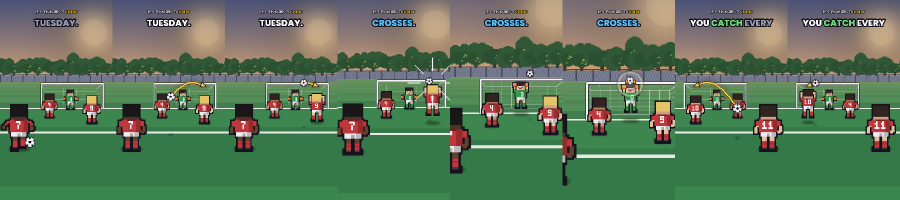
#> input picture ep6/crosses3.png, 1800 x 400 px (shown at 1/2 size)
$ python -i ep6x.py   (imports and definitions only)
#> lines starting #> are read from the running program, lines starting #| are printed output that depends on the picture; after the words box and inside, x2 and y2 are one past the last pixel; in counts of white or black regions, pixels touching at a corner belong together
### ep6/src/persp.py
"""Perspective match engine (EP6+): golden-hour pitch, 3D goal, world-space players, ball arcs.
World: X metres right, Z metres away from the camera, Y metres up."""
import math, random
from style import *

def mix(c1, c2, t):
    return tuple(int(lerp(a, b, clamp(t))) for a, b in zip(c1, c2))


# [7 lines left out: function glow, not called in this run]


HOR = 470          # horizon on screen
FOC = 900.0        # focal length (px)


class Cam:
    def __init__(self, camX=0.0, camH=1.7, hor=HOR, f=FOC):
        self.camX, self.camH, self.hor, self.f = camX, camH, hor, f

    def p(self, X, Z, Y=0.0):
        Z = max(Z, 0.05)
        return FW / 2 + (X - self.camX) * self.f / Z, self.hor + (self.camH - Y) * self.f / Z

    def k(self, Z):
        return self.f / max(Z, 0.05)


_c = {}

SKY_T, SKY_B = (52, 70, 128), (246, 182, 112)


# [84 lines left out: functions _fan, backdrop, _ads, not called in this run]


GRASS_A, GRASS_B = (42, 150, 72), (36, 132, 60)     # saturated green, like the reference
LINE = (240, 244, 236)


# [113 lines left out: functions pitch_near, pitch_persp, goal3d, sprite_at, ground_shadow, ball_at, not called in this run]


def arc(P0, P1, apex=1.0, curve=0.0, n=40):
    """world points of a shot: P=(X,Z,Y); apex extra height; curve = sideways bend (m)"""
#> called with P0 = (1.45, 7.4, 0.3), P1 = (-1.6, 14, 1.25), apex = 0.7, curve = 0, n = 40
    pts = []
    for i in range(n + 1):
        a = i / n
        X = lerp(P0[0], P1[0], a) + curve * math.sin(a * math.pi)
        Z = lerp(P0[1], P1[1], a)
        Y = lerp(P0[2], P1[2], a) + apex * math.sin(a * math.pi)
        pts.append((X, Z, Y))
    return pts


# [27 lines left out: functions at, dotted_path, not called in this run]


def _xzy(p):
    return p[0], p[1], p[2]


def ring_on_grass(img, cam, X, Z, r=0.8, col=(250, 206, 40), w=4):
    pts = [cam.p(X + r * math.cos(a), Z + r * 0.6 * math.sin(a)) for a in np.linspace(0, math.tau, 40)]
    ImageDraw.Draw(img).line(pts, fill=col, width=w)


# [126 lines left out: functions scoreboard, keeper_world, ball_trail, pretty_arc, not called in this run]

### ep6/src/style.py
"""'remi_sport' style engine for From Zero to Legend (EP5 on).
Tiny pixel sprites (18x30) scaled up with NEAREST, 1-px dark outline, one shadow tone;
smooth simple backgrounds; glow/impact FX; big Poppins captions."""
import math, random
import numpy as np
from PIL import Image, ImageDraw, ImageFilter, ImageFont, ImageChops

FW, FH, FPS = 720, 1280, 30
FONTDIR = "/tmp/claude-0/-home-user--/67093071-fe87-56fe-a818-3433aa12d626/scratchpad/fonts/"
OL = (22, 18, 28)

SKIN = {"light": ((240, 196, 160), (214, 164, 128)), "tan": ((205, 150, 110), (176, 122, 86)),
        "brown": ((150, 98, 66), (120, 74, 48)), "dark": ((104, 66, 46), (82, 50, 34)),
        "old": ((236, 192, 158), (206, 164, 132))}
HAIR = {"dark": (52, 36, 30), "black": (26, 22, 24), "blond": (240, 204, 96), "ginger": (214, 104, 40),
        "white": (240, 240, 246), "brown": (110, 70, 40), "grey": (150, 150, 160)}


def clamp(x, a=0.0, b=1.0):
    return max(a, min(b, x))


def lerp(a, b, t):
    return a + (b - a) * t


def ease_out(t):
    t = clamp(t)
    return 1 - (1 - t) ** 3


def ease_in_out(t):
    t = clamp(t)
    return t * t * (3 - 2 * t)


def spring(t, k=12.0, damp=6.0):
    return 0.0 if t <= 0 else 1 - math.exp(-damp * t) * math.cos(k * t)


def shade(c, k=0.78):
    return tuple(int(v * k) for v in c)


# ------------------------------------------------------------------ sprites
class Kit:
    # [4 lines left out: function __init__, not called in this run]


DIGITS = {  # 3x5 pixel digits
    "0": ["111", "101", "101", "101", "111"], "1": ["010", "110", "010", "010", "111"],
    "2": ["111", "001", "111", "100", "111"], "3": ["111", "001", "111", "001", "111"],
    "4": ["101", "101", "111", "001", "001"], "5": ["111", "100", "111", "001", "111"],
    "6": ["111", "100", "111", "101", "111"], "7": ["111", "001", "010", "010", "010"],
    "8": ["111", "101", "111", "101", "111"], "9": ["111", "101", "111", "001", "111"],
}


# [271 lines left out: functions _num, outline, person, grandad, cane, ball_sprite, not called in this run]


def big(sprite, scale):
    return sprite.resize((sprite.width * scale, sprite.height * scale), Image.NEAREST)


# [25 lines left out: functions paste, shadow, hero, not called in this run]


def mason(**kw):
    return person(Kit((210, 52, 56), (245, 245, 250), (210, 52, 56), 9), skin="light", hair="blond",
                  style="spiky", **kw)


def okafor(**kw):
    return person(Kit((246, 206, 40), (30, 30, 36), (246, 206, 40), 1, num_col=(30, 30, 36)), skin="dark",
                  hair="black", style="short", **{"gloves": True, **kw})


def dixon(**kw):
    return person(Kit((60, 120, 210), (30, 34, 50), (60, 120, 210), 2), skin="tan", hair="brown",
                  style="curly", **{"gloves": True, **kw})


def coach(**kw):
    return person(Kit((30, 40, 80), (30, 40, 80), (30, 30, 36)), skin="light", hair="grey", style="cap", **kw)


# ------------------------------------------------------------------ backgrounds
_cache = {}


# [154 lines left out: functions sky_trees, crowd_band, pitch, adboards, goal, glow_ring and 6 more, not called in this run]


# ------------------------------------------------------------------ text / UI
_f = {}


# [4 lines left out: function font, not called in this run]


C_W, C_Y, C_R, C_B, C_G, C_O = (250, 250, 250), (250, 206, 40), (240, 80, 80), (92, 196, 252), (110, 222, 120), (252, 150, 40)
C_DIM = (150, 156, 175)


# [31 lines left out: functions banner, caption, not called in this run]


NO_TAGS = {"YOU", "MASON · #9", "OKAFOR · 12", "DIXON · KEEPER #2", "YOU · 11 · NO. 3", "+1 HEAD"}  # no labels over players


# [71 lines left out: functions pill, bubble, score_bar, draw_ball, not called in this run]

### ep6/src/ep6x.py
"""EP6 (new) — the coach's flashback: May 1984, Kingston v Newcastle. Draft, no voice."""
import os, sys, json
from cast84 import *
from persp import _xzy, _c
from PIL import ImageEnhance

PLATFORM = os.environ.get("PLATFORM", "tiktok")
EP = 6
Y, R_, B, G, O, W = C_Y, C_R, C_B, C_G, C_O, C_W
FOLLOW = "SUBSCRIBE" if PLATFORM == "youtube" else "FOLLOW"
LINES = [
    [("1984.", Y), ("ONE", W), ("JUMP.", R_), ("ONE", W), ("CAREER", W), ("OVER.", R_)],
    [("YOU", W), ("ASKED", W), ("FOR", W), ("THE", W), ("SHIRT.", Y), ("\"SHOW", W), ("ME.\"", Y)],
    [("YOU", W), ("DIVE.", W), ("ORANGE", O), ("GLOVES.", O), ("RED", R_), ("STRING.", R_)],
    [("THE", W), ("COACH", W), ("GOES", W), ("PALE.", B)],
    [("MAY", Y), ("1984.", Y), ("KINGSTON", Y), ("AGAINST", W), ("NEWCASTLE.", B)],
    [("TEN", W), ("THOUSAND", W), ("STANDING.", W), ("RAIN.", B), ("MUD.", W)],
    [("IN", W), ("KINGSTON'S", Y), ("GOAL:", W), ("GRANDAD.", G), ("TWENTY-TWO.", W)],
    [("SAME", W), ("ORANGE", O), ("GLOVES.", O), ("SAME", W), ("RED", R_), ("STRING.", R_)],
    [("NEWCASTLE'S", B), ("NUMBER", W), ("NINE:", W), ("THE", W), ("COACH.", Y), ("TWENTY.", W)],
    [("MINUTE", W), ("TWELVE.", W), ("VOLLEY.", W), ("GRANDAD", G), ("FLIES.", Y), ("SAVED!", G)],
    [("REBOUND...", W), ("SAVED", G), ("AGAIN!", G)],
    [("KINGSTON", Y), ("SCORE.", Y), ("ONE-NIL.", Y)],
    [("NUMBER", W), ("NINE", B), ("CAN'T", R_), ("BEAT", W), ("HIM.", W)],
    [("EIGHTY-NINTH", R_), ("MINUTE.", R_), ("LAST", W), ("CORNER.", W)],
    [("THE", W), ("BALL", W), ("HANGS", Y), ("IN", W), ("THE", W), ("LIGHTS.", Y)],
    [("GRANDAD", G), ("JUMPS.", W), ("NUMBER", W), ("NINE", B), ("JUMPS...", W)],
    [("KNEE", R_), ("FIRST.", R_)],
    [("SILENCE.", W)],
    [("GRANDAD", G), ("DOESN'T", R_), ("GET", W), ("UP.", R_), ("GLOVES", O), ("STILL", W), ("ON.", W)],
    [("THE", W), ("BALL", W), ("ROLLS", W), ("IN.", W), ("ONE-ONE.", R_)],
    [("A", W), ("STRETCHER.", W), ("TEN", W), ("THOUSAND", W), ("PEOPLE...", W), ("QUIET.", B)],
    [("NUMBER", W), ("NINE", B), ("LOOKS", W), ("DOWN.", W), ("NO", W), ("ONE", W), ("SEES", W), ("HIS", W), ("FACE.", R_)],
    [("TODAY.", W), ("THE", W), ("COACH'S", W), ("WHISTLE", Y), ("FALLS.", R_)],
    [("ACCIDENT...", B), ("OR", W), ("ON", R_), ("PURPOSE?", R_)],
    [("VOTE", W), ("BELOW.", G), (FOLLOW, R_), ("FOR", W), ("PART 7.", Y)],
]
PAST = set(range(4, 22)) | {0}          # scenes shown on old VHS tape
_vf = os.path.join(os.path.dirname(os.path.abspath(__file__)), f"vo/lines_{PLATFORM}.json")
# [9 lines not run here, left out]
# [1 line that did not run here, left out]
# [1 line that did not run here, left out]
# [1 line that did not run here, left out]


def D(i):
    return (STARTS[i + 1] if i + 1 < len(STARTS) else TOTAL) - STARTS[i]


# [37 lines left out: functions word_times, chunks, overlay, not called in this run]


def vignette(img, a=0.5):
    key = ("vig", a)
    if key not in _c:
        m = Image.new("L", (FW, FH), 0)
        ImageDraw.Draw(m).ellipse([-200, -100, FW + 200, FH + 100], fill=255)
        m = m.filter(ImageFilter.GaussianBlur(160)).point(lambda v: int((255 - v) * a))
        lay = Image.new("RGBA", (FW, FH), (0, 0, 0, 255))
        lay.putalpha(m)
        _c[key] = lay
    img.alpha_composite(_c[key])


# [142 lines left out: functions slowmo_bars, score84, match_clock, bug84, set84, keeper84 and 3 more, not called in this run]


def ball_side(img, x, y, size=2.6):
    draw_ball(img, x, y, size)


# ------------------------------------------------------------------ scenes
# [107 lines left out: functions s_hook, present_pitch, s_showme, s_glove, s_pale, s_card, not called in this run]


FANS = []
_r = random.Random(84)
# [5 lines not run here, left out]


# [71 lines left out: functions s_terrace, s_grandad_intro, s_same, s_nine, not called in this run]


VOLLEY = arc((1.45, 7.4, 0.3), (-1.6, 14.0, 1.25), apex=0.7)


# [340 lines left out: functions s_volley, s_rebound, s_score, s_angry, s_corner, s_hang and 9 more, not called in this run]


CARDS = [(190, "ACCIDENT", "BOTH WENT FOR THE BALL", C_B), (530, "ON PURPOSE", "KNEE FIRST. HE MEANT IT", C_R)]


# [70 lines left out: functions choice_cards, typing_box, s_choice, s_end, not called in this run]


SCENES = [s_hook, s_showme, s_glove, s_pale, s_card, s_terrace, s_grandad_intro, s_same, s_nine, s_volley, s_rebound,
          s_score, s_angry, s_corner, s_hang, s_jump, s_impact, s_silence, s_mud, s_rollin, s_stretcher, s_face,
          s_today, s_choice, s_end]
# [1 line not run here, left out]


# [32 lines left out: functions grade, line_at, frame, not called in this run]


# [8 lines not run here, left out]

>>> import cv2
>>> picture = cv2.imread('../crosses3.png', cv2.IMREAD_GRAYSCALE)
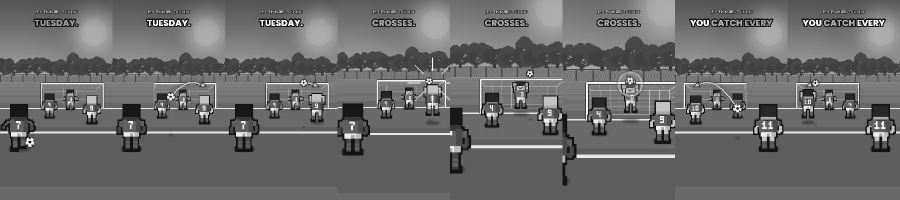
#> picture: shape (400, 1800) (shown at 1/2 size); min 10, max 250, mean 106.3
>>> result = vignette(picture)
#> in vignette, `m = Image.new("L", (FW, FH), 0)`: m: PIL image 720x1280 L; every value is 0
#> in vignette, `ImageDraw.Draw(m).ellipse([-200, -100, FW + 200, FH + 100], fill=255)`:
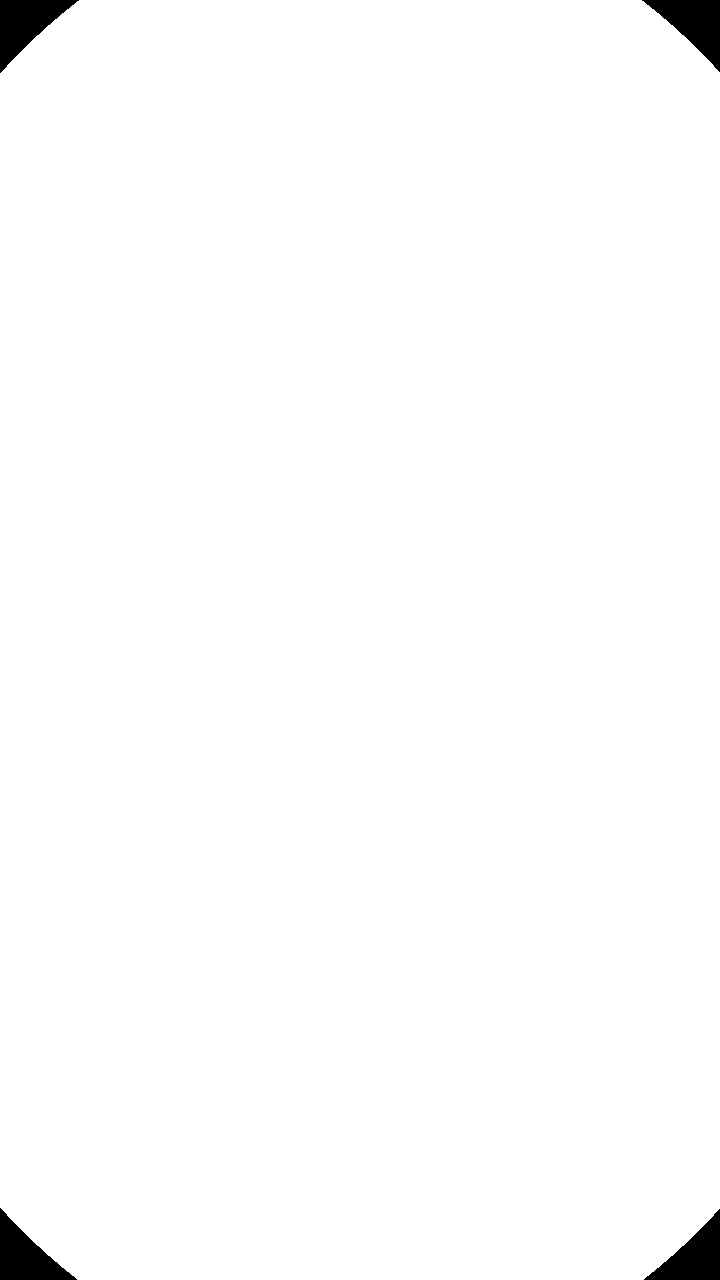
#> m: PIL image 720x1280 L; 98.8% white; 4 black regions, box (x1, y1, x2, y2) and area: (0, 0, 79, 73) 2742, (642, 0, 720, 72) 2669, (0, 1208, 77, 1280) 2663, (644, 1209, 720, 1280) 2591
#> in vignette, `m = m.filter(ImageFilter.GaussianBlur(160)).point(lambda v: int((255 -..`:
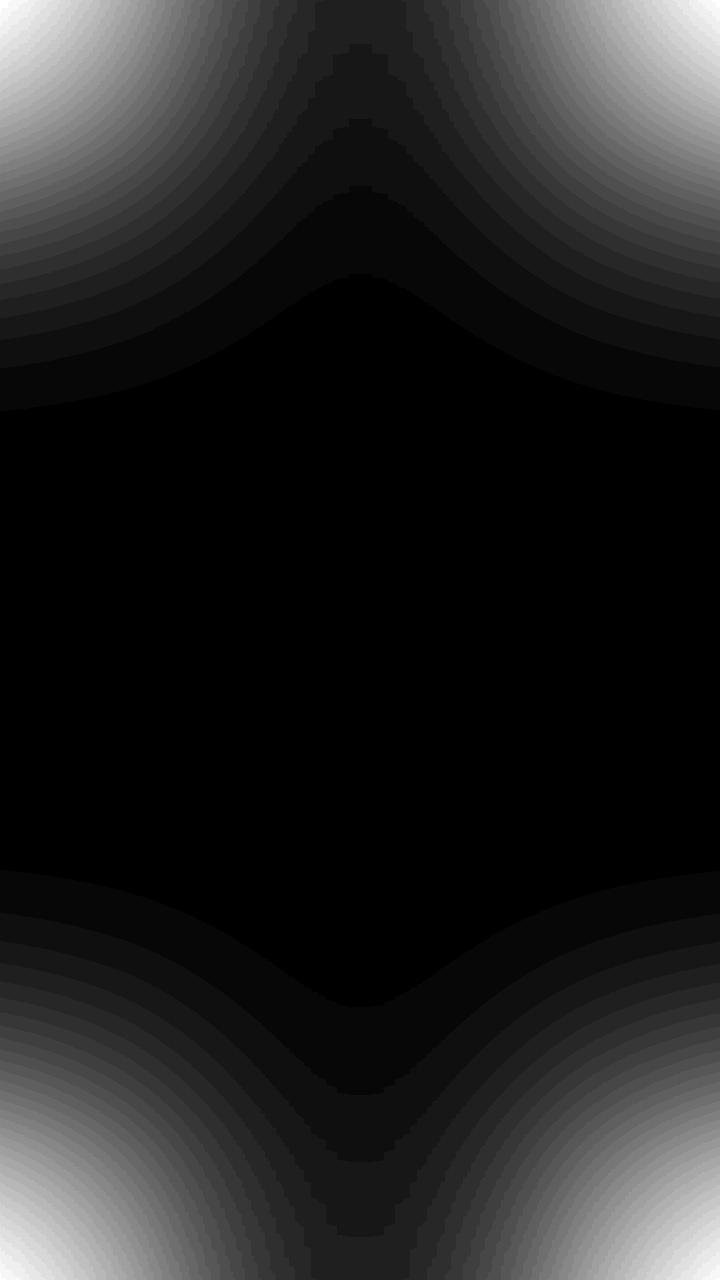
#> m: PIL image 720x1280 L; min 0, max 32, mean 4.3; drawn with min black and max white
#> in vignette, `lay.putalpha(m)`:
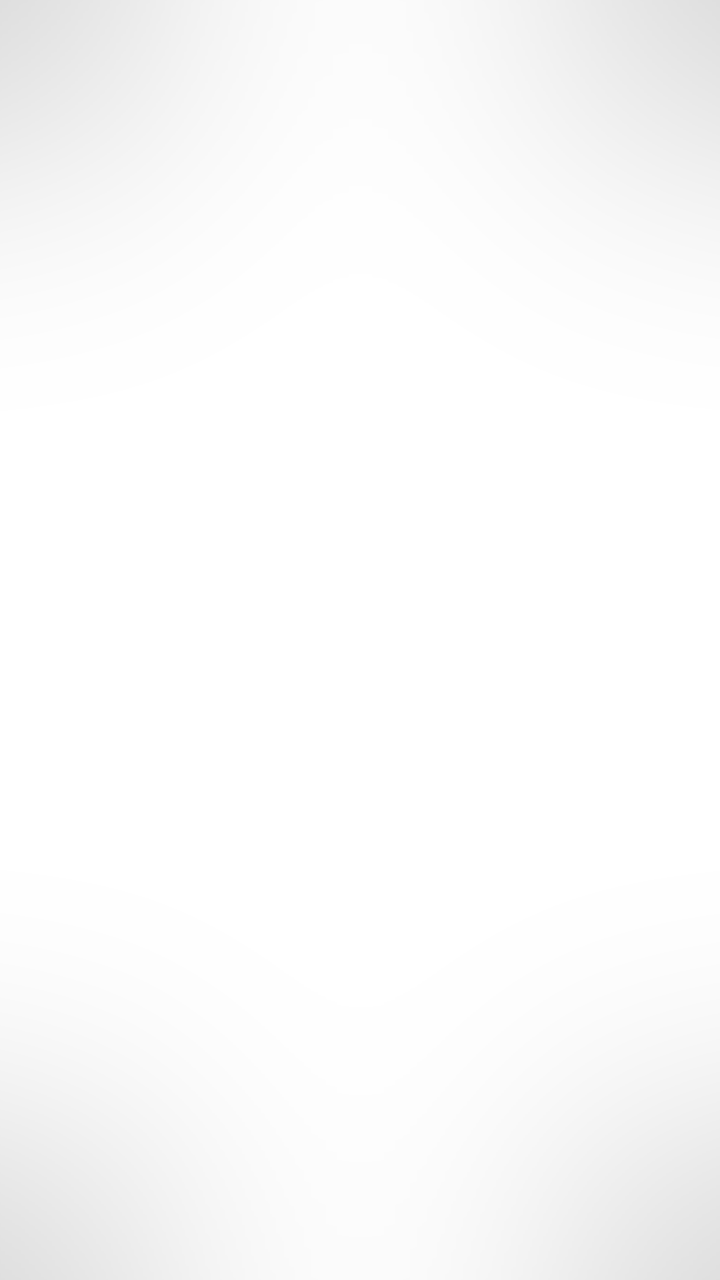
#> lay: PIL image 720x1280 RGBA; mean R, G, B, A 0, 0, 0, 4.3; transparent parts drawn white
#> (the run stopped early here; a loop or call above may not have finished)

$ run again, on ep6/foul.png
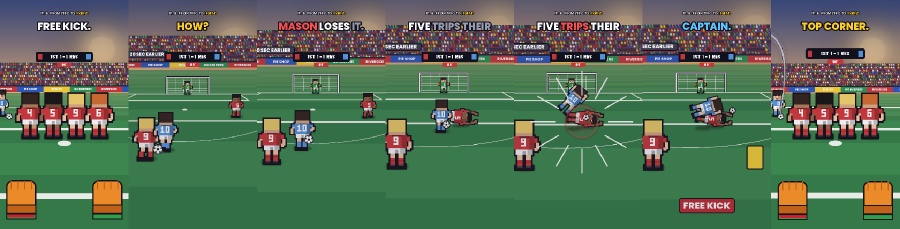
#> input picture ep6/foul.png, 1799 x 457 px (shown at 1/2 size)
#> `picture = cv2.imread('../crosses3.png', cv2.IMREAD_GRAYSCALE)`:
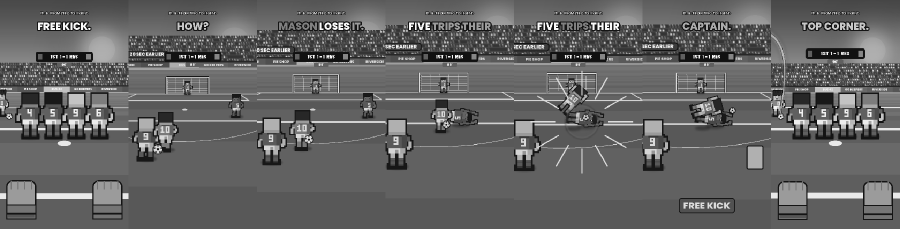
#> picture: shape (457, 1799) (shown at 1/2 size); min 9, max 250, mean 98.9

$ run again, on ep6/remi.png
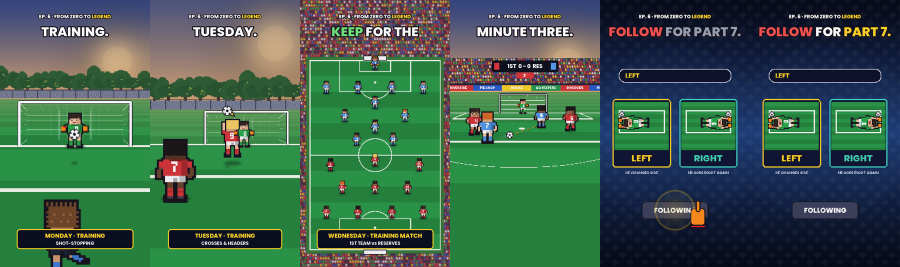
#> input picture ep6/remi.png, 1800 x 533 px (shown at 1/2 size)
#> `picture = cv2.imread('../crosses3.png', cv2.IMREAD_GRAYSCALE)`:
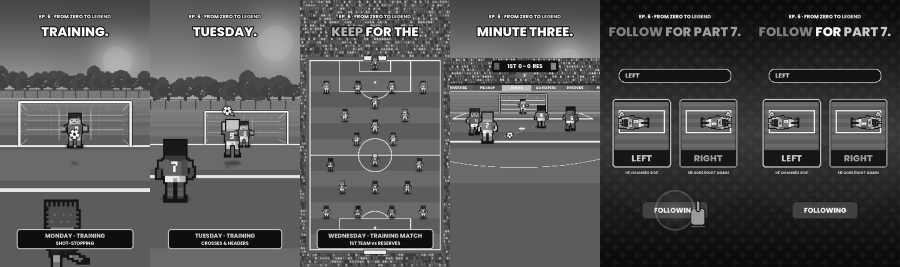
#> picture: shape (533, 1800) (shown at 1/2 size); min 0, max 255, mean 83.2
